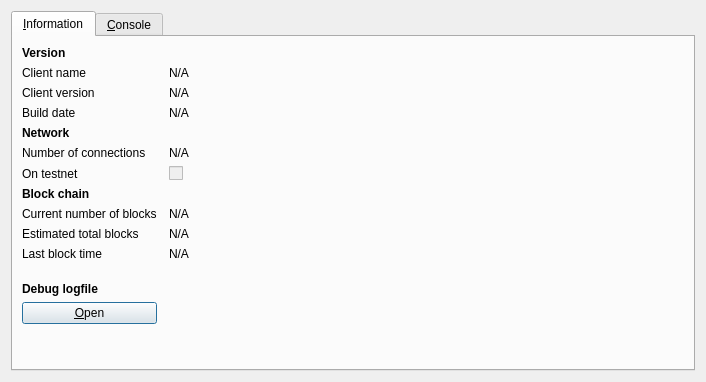
<?xml version="1.0" encoding="UTF-8"?>
<ui version="4.0">
 <class>RPCConsole</class>
 <widget class="QDialog" name="RPCConsole">
  <property name="geometry">
   <rect>
    <x>0</x>
    <y>0</y>
    <width>706</width>
    <height>382</height>
   </rect>
  </property>
  <property name="windowTitle">
   <string>MonedaDelEmprendimiento debug window</string>
  </property>
  <layout class="QVBoxLayout" name="verticalLayout_2">
   <item>
    <widget class="QTabWidget" name="tabWidget">
     <property name="currentIndex">
      <number>0</number>
     </property>
     <widget class="QWidget" name="tab_info">
      <attribute name="title">
       <string>&amp;Information</string>
      </attribute>
      <layout class="QGridLayout" name="gridLayout" columnstretch="0,1">
       <property name="horizontalSpacing">
        <number>12</number>
       </property>
       <item row="1" column="0">
        <widget class="QLabel" name="label_5">
         <property name="text">
          <string>Client name</string>
         </property>
        </widget>
       </item>
       <item row="1" column="1">
        <widget class="QLabel" name="clientName">
         <property name="text">
          <string>N/A</string>
         </property>
         <property name="textFormat">
          <enum>Qt::PlainText</enum>
         </property>
         <property name="textInteractionFlags">
          <set>Qt::LinksAccessibleByMouse|Qt::TextSelectableByKeyboard|Qt::TextSelectableByMouse</set>
         </property>
        </widget>
       </item>
       <item row="2" column="0">
        <widget class="QLabel" name="label_6">
         <property name="text">
          <string>Client version</string>
         </property>
        </widget>
       </item>
       <item row="2" column="1">
        <widget class="QLabel" name="clientVersion">
         <property name="text">
          <string>N/A</string>
         </property>
         <property name="textFormat">
          <enum>Qt::PlainText</enum>
         </property>
         <property name="textInteractionFlags">
          <set>Qt::LinksAccessibleByMouse|Qt::TextSelectableByKeyboard|Qt::TextSelectableByMouse</set>
         </property>
        </widget>
       </item>
       <item row="0" column="0">
        <widget class="QLabel" name="label_9">
         <property name="font">
          <font>
           <weight>75</weight>
           <bold>true</bold>
          </font>
         </property>
         <property name="text">
          <string>Version</string>
         </property>
        </widget>
       </item>
       <item row="4" column="0">
        <widget class="QLabel" name="label_11">
         <property name="font">
          <font>
           <weight>75</weight>
           <bold>true</bold>
          </font>
         </property>
         <property name="text">
          <string>Network</string>
         </property>
        </widget>
       </item>
       <item row="5" column="0">
        <widget class="QLabel" name="label_7">
         <property name="text">
          <string>Number of connections</string>
         </property>
        </widget>
       </item>
       <item row="5" column="1">
        <widget class="QLabel" name="numberOfConnections">
         <property name="text">
          <string>N/A</string>
         </property>
         <property name="textFormat">
          <enum>Qt::PlainText</enum>
         </property>
         <property name="textInteractionFlags">
          <set>Qt::LinksAccessibleByMouse|Qt::TextSelectableByKeyboard|Qt::TextSelectableByMouse</set>
         </property>
        </widget>
       </item>
       <item row="6" column="0">
        <widget class="QLabel" name="label_8">
         <property name="text">
          <string>On testnet</string>
         </property>
        </widget>
       </item>
       <item row="6" column="1">
        <widget class="QCheckBox" name="isTestNet">
         <property name="enabled">
          <bool>false</bool>
         </property>
         <property name="text">
          <string/>
         </property>
        </widget>
       </item>
       <item row="7" column="0">
        <widget class="QLabel" name="label_10">
         <property name="font">
          <font>
           <weight>75</weight>
           <bold>true</bold>
          </font>
         </property>
         <property name="text">
          <string>Block chain</string>
         </property>
        </widget>
       </item>
       <item row="8" column="0">
        <widget class="QLabel" name="label_3">
         <property name="text">
          <string>Current number of blocks</string>
         </property>
        </widget>
       </item>
       <item row="8" column="1">
        <widget class="QLabel" name="numberOfBlocks">
         <property name="text">
          <string>N/A</string>
         </property>
         <property name="textFormat">
          <enum>Qt::PlainText</enum>
         </property>
         <property name="textInteractionFlags">
          <set>Qt::LinksAccessibleByMouse|Qt::TextSelectableByKeyboard|Qt::TextSelectableByMouse</set>
         </property>
        </widget>
       </item>
       <item row="9" column="0">
        <widget class="QLabel" name="label_4">
         <property name="text">
          <string>Estimated total blocks</string>
         </property>
        </widget>
       </item>
       <item row="9" column="1">
        <widget class="QLabel" name="totalBlocks">
         <property name="text">
          <string>N/A</string>
         </property>
         <property name="textFormat">
          <enum>Qt::PlainText</enum>
         </property>
         <property name="textInteractionFlags">
          <set>Qt::LinksAccessibleByMouse|Qt::TextSelectableByKeyboard|Qt::TextSelectableByMouse</set>
         </property>
        </widget>
       </item>
       <item row="10" column="0">
        <widget class="QLabel" name="label_2">
         <property name="text">
          <string>Last block time</string>
         </property>
        </widget>
       </item>
       <item row="10" column="1">
        <widget class="QLabel" name="lastBlockTime">
         <property name="text">
          <string>N/A</string>
         </property>
         <property name="textFormat">
          <enum>Qt::PlainText</enum>
         </property>
         <property name="textInteractionFlags">
          <set>Qt::LinksAccessibleByMouse|Qt::TextSelectableByKeyboard|Qt::TextSelectableByMouse</set>
         </property>
        </widget>
       </item>
       <item row="11" column="0">
        <spacer name="verticalSpacer_2">
         <property name="orientation">
          <enum>Qt::Vertical</enum>
         </property>
         <property name="sizeHint" stdset="0">
          <size>
           <width>20</width>
           <height>20</height>
          </size>
         </property>
        </spacer>
       </item>
       <item row="12" column="0">
        <widget class="QLabel" name="labelDebugLogfile">
         <property name="font">
          <font>
           <weight>75</weight>
           <bold>true</bold>
          </font>
         </property>
         <property name="text">
          <string>Debug logfile</string>
         </property>
        </widget>
       </item>
       <item row="13" column="0">
        <widget class="QPushButton" name="openDebugLogfileButton">
         <property name="toolTip">
          <string>Open the MonedaDelEmprendimiento debug logfile from the current data directory. This can take a few seconds for large logfiles.</string>
         </property>
         <property name="text">
          <string>&amp;Open</string>
         </property>
        </widget>
       </item>
       <item row="14" column="0">
        <spacer name="verticalSpacer">
         <property name="orientation">
          <enum>Qt::Vertical</enum>
         </property>
         <property name="sizeHint" stdset="0">
          <size>
           <width>20</width>
           <height>40</height>
          </size>
         </property>
        </spacer>
       </item>
       <item row="3" column="0">
        <widget class="QLabel" name="label_12">
         <property name="text">
          <string>Build date</string>
         </property>
        </widget>
       </item>
       <item row="3" column="1">
        <widget class="QLabel" name="buildDate">
         <property name="text">
          <string>N/A</string>
         </property>
        </widget>
       </item>
      </layout>
     </widget>
     <widget class="QWidget" name="tab_console">
      <attribute name="title">
       <string>&amp;Console</string>
      </attribute>
      <layout class="QVBoxLayout" name="verticalLayout_3">
       <property name="spacing">
        <number>3</number>
       </property>
       <item>
        <widget class="QTextEdit" name="messagesWidget">
         <property name="minimumSize">
          <size>
           <width>0</width>
           <height>100</height>
          </size>
         </property>
         <property name="readOnly">
          <bool>true</bool>
         </property>
         <property name="tabKeyNavigation" stdset="0">
          <bool>false</bool>
         </property>
         <property name="columnCount" stdset="0">
          <number>2</number>
         </property>
        </widget>
       </item>
       <item>
        <layout class="QHBoxLayout" name="horizontalLayout">
         <property name="spacing">
          <number>3</number>
         </property>
         <item>
          <widget class="QLabel" name="label">
           <property name="text">
            <string>&gt;</string>
           </property>
          </widget>
         </item>
         <item>
          <widget class="QLineEdit" name="lineEdit"/>
         </item>
         <item>
          <widget class="QPushButton" name="clearButton">
           <property name="maximumSize">
            <size>
             <width>24</width>
             <height>24</height>
            </size>
           </property>
           <property name="toolTip">
            <string>Clear console</string>
           </property>
           <property name="text">
            <string/>
           </property>
           <property name="icon">
            <iconset resource="../bitcoin.qrc">
             <normaloff>:/icons/remove</normaloff>:/icons/remove</iconset>
           </property>
           <property name="shortcut">
            <string notr="true">Ctrl+L</string>
           </property>
           <property name="autoDefault">
            <bool>false</bool>
           </property>
          </widget>
         </item>
        </layout>
       </item>
       <item>
        <layout class="QHBoxLayout" name="bottomLayout">
         <property name="spacing">
          <number>3</number>
         </property>
         <item>
          <widget class="QLabel" name="notice">
           <property name="text">
            <string>For more information on these commands, see the Wiki</string>
           </property>
          </widget>
         </item>
        </layout>
       </item>
      </layout>
     </widget>
    </widget>
   </item>
  </layout>
 </widget>
 <resources>
  <include location="../bitcoin.qrc"/>
 </resources>
 <connections/>
</ui>
